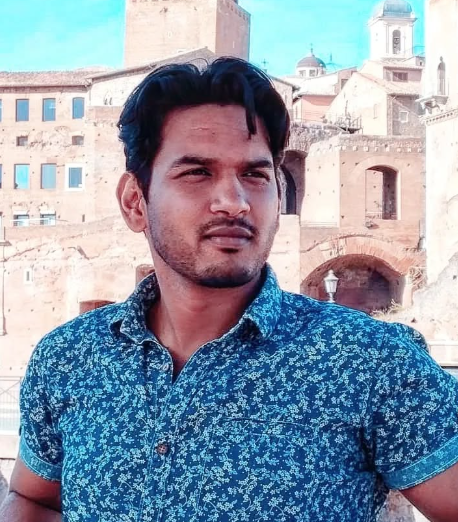
#> input picture hvem_er_jeg/images/Abhi.png, 458 x 522 px
$ python mk_hvem_er_jeg_cards.py --input images --output out.png   (older library calls are emulated)
#> lines starting #> are read from the running program, lines starting #| are printed output that depends on the picture
import os
import math
import tempfile
from PIL import Image, ImageDraw, ImageFont
from fpdf import FPDF

# Constants for image dimensions
PHOTO_SLOT_WIDTH_CM = 2.86
PHOTO_SLOT_HEIGHT_CM = 5.08
DPI = 300
CM_TO_PX = DPI / 2.54  # 1 inch = 2.54 cm, so 300 dpi = ~118.11 px/cm
IMG_WIDTH_PX = int(PHOTO_SLOT_WIDTH_CM * CM_TO_PX)
IMG_HEIGHT_PX = int(PHOTO_SLOT_HEIGHT_CM * CM_TO_PX)

# A4 size in pixels at 96 DPI
A4_WIDTH_PX = int(21.0 * CM_TO_PX)
A4_HEIGHT_PX = int(29.7 * CM_TO_PX)

# Color mapping
COLORS = {'red': (200, 0, 0), 'blue': (0, 80, 180)}

# Font path
FONT_PATH = os.path.normpath("C:/Windows/Fonts/Cartoonist Kooky Regular.ttf")


def create_card(image_path, name, color):
    """
    Creates a card with a resized image and a colored name label.

    Args:
        image_path (str): Path to the input image.
        name (str): Person's name.
        color (str): 'red' or 'blue'.

    Returns:
        PIL.Image: Card image.
    """
#> called with image_path = 'images/Abhi.png', name = 'Abhi', color = 'red'
    img = Image.open(image_path).convert("RGB")
    img.thumbnail((IMG_WIDTH_PX, IMG_HEIGHT_PX), Image.Resampling.LANCZOS)
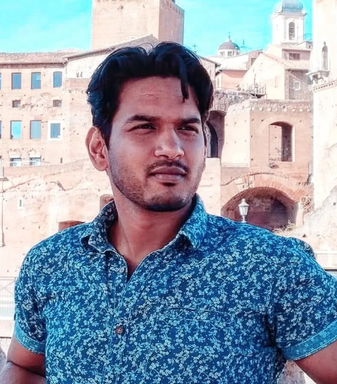
#> img: PIL image 337x384 RGB; mean R, G, B 141.7, 153.7, 170

    canvas = Image.new("RGB", (IMG_WIDTH_PX, IMG_HEIGHT_PX), "white")
#> canvas: PIL image 337x600 RGB; every value is 255
    x_offset = (IMG_WIDTH_PX - img.width) // 2
#> x_offset = 0
    tag_height = int(IMG_HEIGHT_PX * 0.25)
    y_offset = IMG_HEIGHT_PX - tag_height - img.height
#> y_offset = 66
    canvas.paste(img, (x_offset, y_offset))
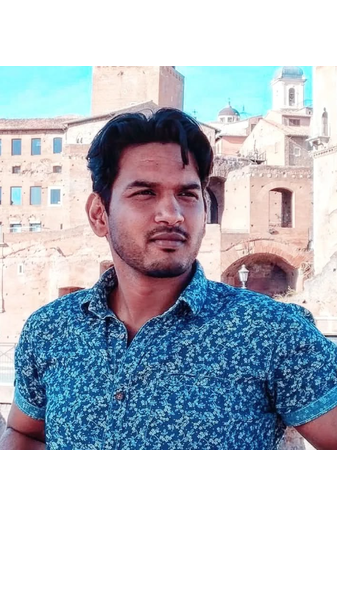
#> canvas: PIL image 337x600 RGB; mean R, G, B 182.5, 190.2, 200.6

    draw = ImageDraw.Draw(canvas)
    draw.rectangle([0, IMG_HEIGHT_PX - tag_height, IMG_WIDTH_PX, IMG_HEIGHT_PX], fill=COLORS[color])

    try:
        font = ImageFont.truetype(FONT_PATH, size=48)
    except IOError:
        font = ImageFont.load_default(size=32)

    try:
        bbox = draw.textbbox((0, 0), name, font=font)
#> bbox = (0, 9, 107, 46)
        text_width = bbox[2] - bbox[0]
#> text_width = 107
        text_height = bbox[3] - bbox[1]
#> text_height = 37
    except AttributeError:
        # Fallback for older Pillow versions
        text_width, text_height = draw.textsize(name, font=font)

    text_position = ((IMG_WIDTH_PX - text_width) // 2, IMG_HEIGHT_PX - tag_height + (tag_height - text_height) // 2)
#> text_position = (115, 506)
    draw.text(text_position, name, fill="white", font=font)

    return canvas


def layout_cards_to_pdf(cards, output_path):
    """
    Layouts cards on A4 sheets and saves as a PDF.

    Args:
        cards (list): List of PIL Image objects.
        output_path (str): Output PDF path.
    """
    cards_per_row = A4_WIDTH_PX // IMG_WIDTH_PX
    cards_per_col = A4_HEIGHT_PX // IMG_HEIGHT_PX
    cards_per_page = cards_per_row * cards_per_col

    pdf = FPDF(unit='pt', format='A4')

    px_to_pt = 72 / DPI  # ≈ 0.24 for 300 DPI
    spacing_px = 15  # Still in pixels, but smaller than before

    for i in range(0, len(cards), cards_per_page):
        pdf.add_page()
        for idx, card in enumerate(cards[i:i + cards_per_page]):
            row = idx // cards_per_row
            col = idx % cards_per_row

            x = col * (IMG_WIDTH_PX + spacing_px) * px_to_pt
            y = row * (IMG_HEIGHT_PX + spacing_px) * px_to_pt

            w = IMG_WIDTH_PX * px_to_pt
            h = IMG_HEIGHT_PX * px_to_pt

            with tempfile.NamedTemporaryFile(suffix=".jpg", delete=False) as tmpfile:
                tmp_path = tmpfile.name
            card.save(tmp_path, format="JPEG")
            pdf.image(tmp_path, x=x, y=y, w=w, h=h)
            pdf.set_draw_color(150, 150, 150)
            pdf.rect(x, y, w, h)
            os.unlink(tmp_path)

    pdf.output(output_path)
    print(f"Saved PDF to: {output_path}")


if __name__ == "__main__":
    import argparse

    parser = argparse.ArgumentParser(description="Generate 'Hvem er jeg' game cards PDF from images.")
    parser.add_argument("--input", required=True, help="Path to the folder containing input images.")
    parser.add_argument("--output", required=True, help="Path to save the generated PDF.")

    args = parser.parse_args()
    input_folder = args.input
    output_pdf_path = args.output

    # Process all valid image files
    all_cards = []
    for file_name in os.listdir(input_folder):
        if file_name.lower().endswith(('.png', '.jpg', '.jpeg')):
            name = os.path.splitext(file_name)[0]
            file_path = os.path.join(input_folder, file_name)

            red_card = create_card(file_path, name, 'red')
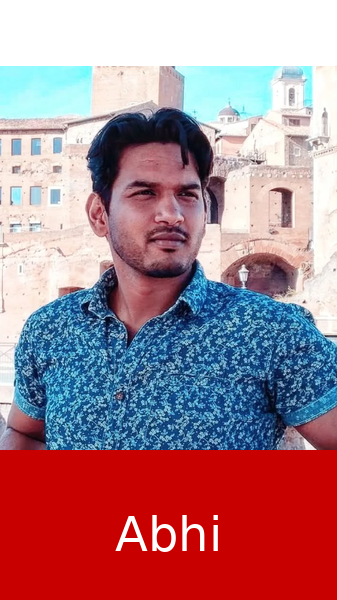
#> red_card: PIL image 337x600 RGB; mean R, G, B 169.1, 127.9, 138.3
            blue_card = create_card(file_path, name, 'blue')
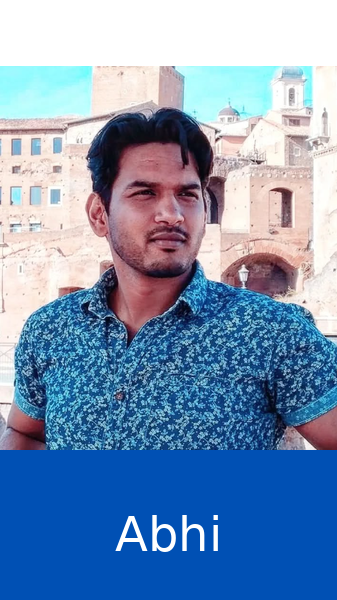
#> blue_card: PIL image 337x600 RGB; mean R, G, B 120.2, 147.5, 182.3
            all_cards.extend([red_card, blue_card])
#> pass 2 of the loop `for file_name in os.listdir(input_folder):`:
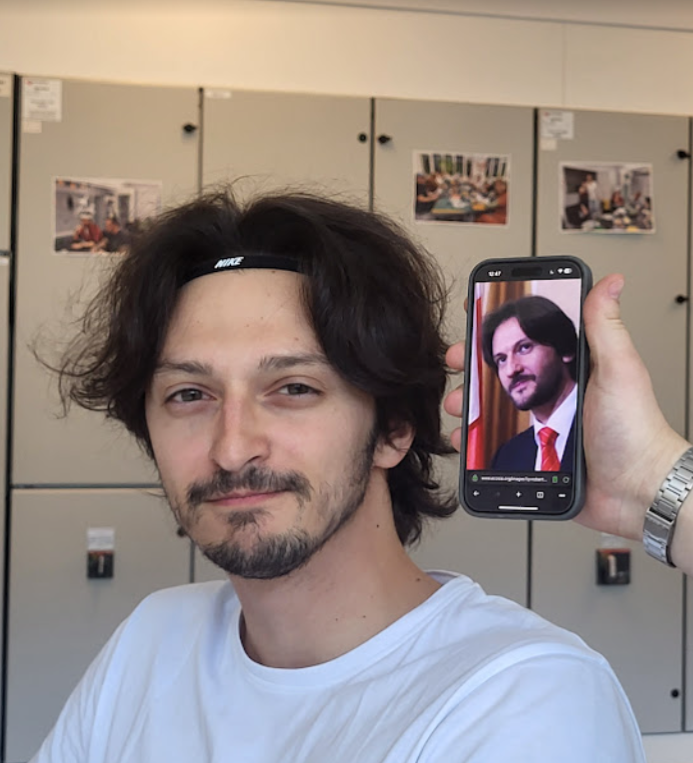
#> input picture hvem_er_jeg/images/Alessio.png, 693 x 763 px
#> in create_card (call 3), `canvas.paste(img, (x_offset, y_offset))`:
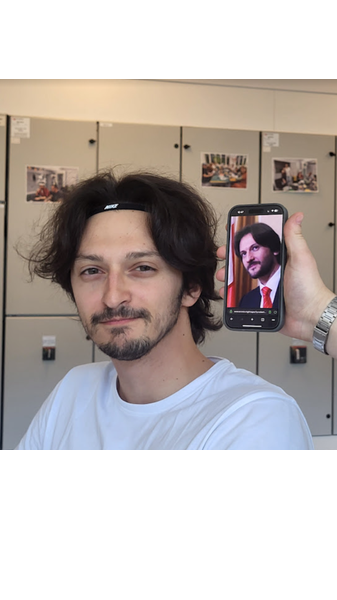
#> canvas: PIL image 337x600 RGB; mean R, G, B 188.8, 180.9, 177.7
#> bbox = (0, 9, 168, 46)
#> text_width = 168
#> text_position = (84, 506)
#> `blue_card = create_card(file_path, name, 'blue')`:
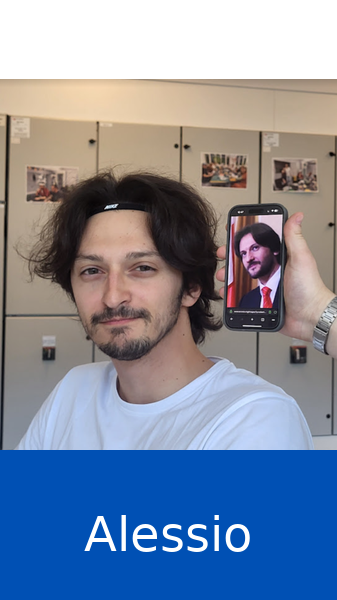
#> blue_card: PIL image 337x600 RGB; mean R, G, B 127.3, 138.7, 159.7

    if not all_cards:
        print("No valid image files found.")
    else:
        layout_cards_to_pdf(all_cards, output_pdf_path)
#> (the call stopped at in layout_cards_to_pdf, `pdf = FPDF(unit='pt', format='A4')`: fpdf is not available in this run)
